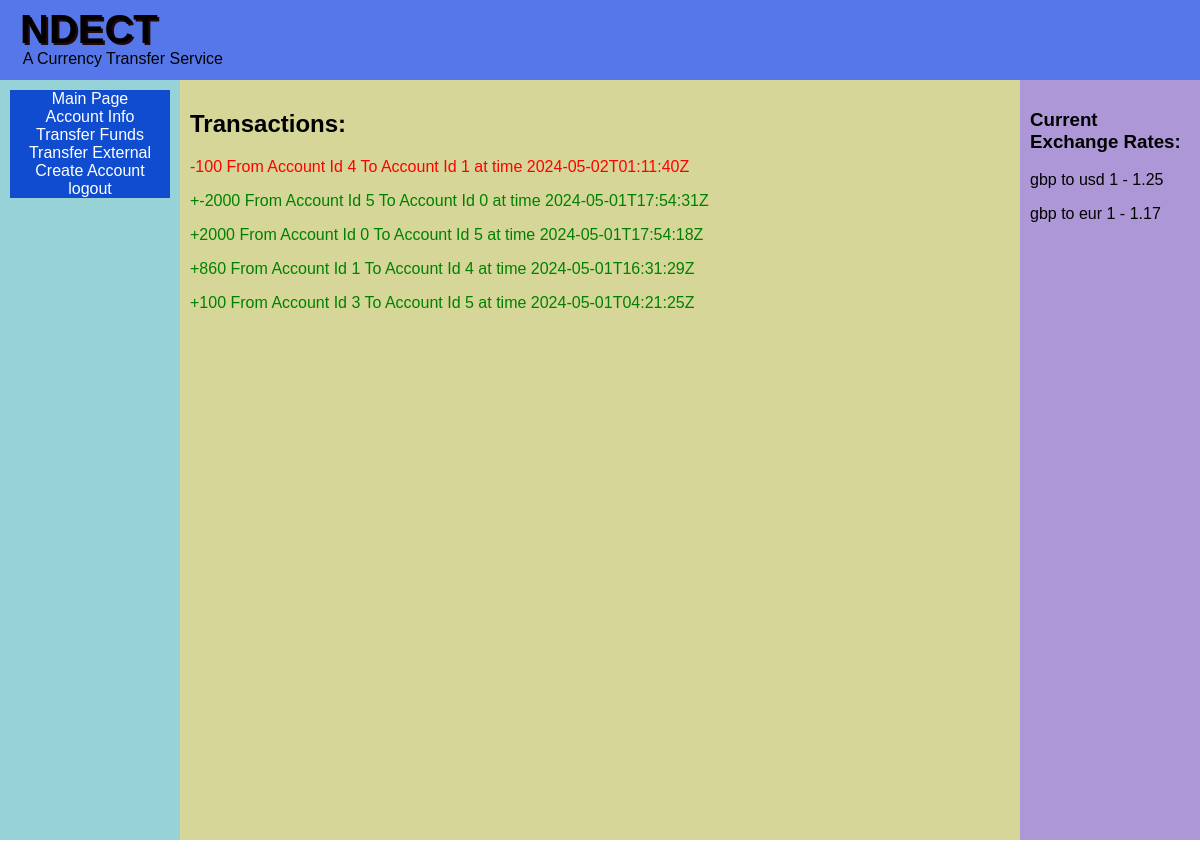
Screenshot of /pages/accountinfo.php (signed in) with the database file from the repository.
### tables this page shows
CREATE TABLE "Transaction_Table" (
	"TransactionId"	INTEGER NOT NULL UNIQUE,
	"Ammount"	REAL NOT NULL,
	"time"	INTEGER NOT NULL UNIQUE,
	"convertion"	REAL NOT NULL,
	"SenderId"	INTEGER NOT NULL,
	"ReciverId"	INTEGER NOT NULL,
	FOREIGN KEY("SenderId") REFERENCES "Account_Table"("AccountId"),
	FOREIGN KEY("ReciverId") REFERENCES "Account_Table"("AccountId"),
	PRIMARY KEY("TransactionId" AUTOINCREMENT)
);

CREATE TABLE "Currency" (
	"CurrencyId"	INTEGER NOT NULL UNIQUE,
	"Togbp"	REAL NOT NULL,
	"name"	TEXT NOT NULL,
	PRIMARY KEY("CurrencyId")
);

### pages/accountinfo.php (the view, shortened to what this page needs)
<!DOCTYPE html>
<html lang="en">
<head>
<link rel="stylesheet" href="../css/thecss.css">
</head>
<body>
<?php
include '../assets/headerbar.php';
?>
<div class = "row">
  <?php
  include '../assets/left_sidebar.php';
  ?>
  <div class = "column centre">
    <h2>Transactions:</h2>
    <?php
    $db = new SQLite3('../db/db.db');
    $userid = $_SESSION["user_id"];
    $sql = "SELECT AccountId From Account_Table Where UserId = $userid";
    $results = $db->query($sql);
    $result = $results->fetchArray();
    $accountid = "(";
    $accountid .= ($result["AccountId"]);
    $result = $results->fetchArray();
    while($result != False){
      $accountid .= (",".$result["AccountId"]);
      $result = $results->fetchArray();
    }
    $accountid .= ")";
    $sql = "SELECT * From Transaction_Table
    Where ReciverId IN $accountid OR senderid IN $accountid
    ORDER by TIME DESC";
    $results = $db->query($sql);
    $result = $results->fetchArray();
    while($result != False){
      if($result["SenderId"] == $userid){
        echo "<p style='color:red;'> -".$result["Ammount"]." From Account Id ".$result["SenderId"]." To Account Id ".$result["ReciverId"]." at time ". date("Y-m-d\TH:i:s\Z",$result["time"])."</p>";
      }
      else{
        echo "<p style='color:green;'> +".($result["Ammount"]*$result["convertion"])." From Account Id ".$result["SenderId"]." To Account Id ".$result["ReciverId"]." at time ". date("Y-m-d\TH:i:s\Z",$result["time"])."</p>";
      }
      $result = $results->fetchArray();
    }
    ?>
  </div>
  <div class = "column right">
  <h3>Current Exchange Rates:</h3>
  <?php
    $sql = "SELECT Togbp,name From Currency where CurrencyId > 1";
    $results = $db->query($sql);
    $result = $results->fetchArray();
    while($result != False){
      echo "<p> gbp to ".$result["name"]."  1 - ".$result["Togbp"]."</p>";
      $result = $results->fetchArray();
    }
    ?>
  </div>
</div>
</body>
</html>

### css/thecss.css (style rules this page uses)
html, body { height: calc(100% - 40px); width: 100%; margin: 0px; }
.row { height: 100%; padding-top: 0px; }
.row:after { content: ""; display: table; clear: both; }
.column { float: left; padding: 10px; max-width: 100%; height: 100%; }
.centre { background-color: #d5d697; width: 70%; overflow-y: auto; }
.right { background-color: #ad97d6; width: 15%; }

### pages/accountinfo.php (style rules this page uses)
* { box-sizing: border-box; }
body { font-family: Arial, Helvetica, sans-serif; }

### assets/headerbar.php (style rules this page uses)
* { box-sizing: border-box; }
body { font-family: Arial, Helvetica, sans-serif; }

### assets/left_sidebar.php (style rules this page uses)
* { box-sizing: border-box; }
body { font-family: Arial, Helvetica, sans-serif; }

### rows the page displays
transaction_table: Ammount "100", SenderId "4", ReciverId "1", time "2024-05-02T01:11:40Z"
transaction_table: $result['Ammount']*$result['convertion'] "-2000", SenderId "5", ReciverId "0", time "2024-05-01T17:54:31Z"
transaction_table: $result['Ammount']*$result['convertion'] "2000", SenderId "0", ReciverId "5", time "2024-05-01T17:54:18Z"
transaction_table: $result['Ammount']*$result['convertion'] "860", SenderId "1", ReciverId "4", time "2024-05-01T16:31:29Z"
transaction_table: $result['Ammount']*$result['convertion'] "100", SenderId "3", ReciverId "5", time "2024-05-01T04:21:25Z"
currency: name "usd", Togbp "1.25"
currency: name "eur", Togbp "1.17"
